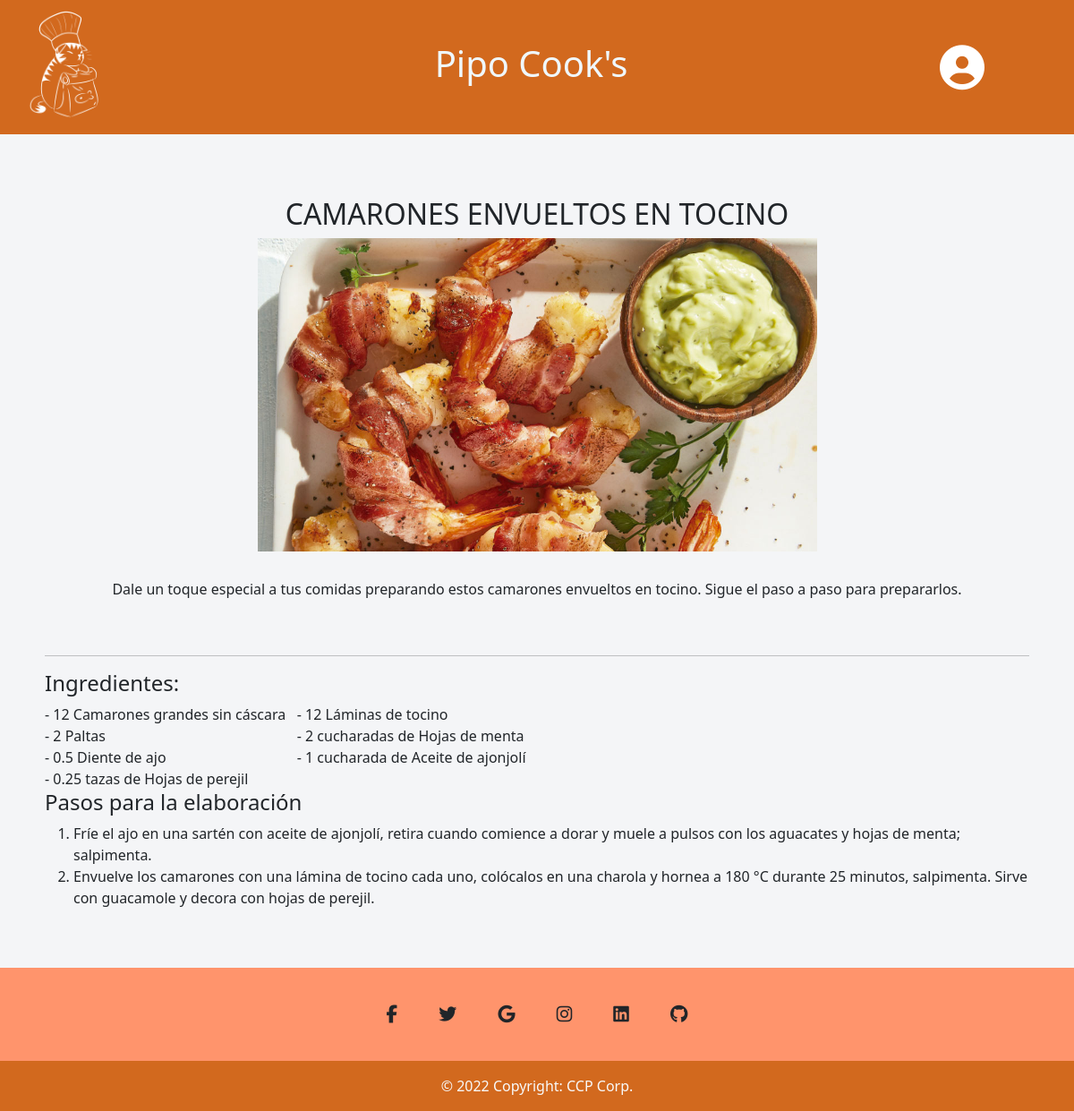
The page /pipocooks-PHP/templates/receta.php?idUsuario=1&idReceta=7 on the database its author committed.
### tables this page shows
CREATE TABLE `recetas` (
  `idReceta` int(11) NOT NULL,
  `nombre_receta` varchar(45) NOT NULL,
  `descripcion_receta` varchar(500) NOT NULL,
  `imagen_receta` varchar(100) NOT NULL
);

### pipocooks-PHP/templates/receta.php (the view, shortened to what this page needs)
<?php
$idUsuario = $_REQUEST["idUsuario"];
$idReceta = $_REQUEST["idReceta"];
$dbh = new PDO("mysql:host=$host;dbname=$dbname", $user, $pwd);
$consultaReceta = $dbh->prepare("select * from recetas where idReceta=" . $idReceta);
$consultaReceta->execute();
while($resultadoReceta = $consultaReceta->fetch(PDO::FETCH_ASSOC))
{
    $nombreReceta =  $resultadoReceta['nombre_receta'];
    $descripcionReceta =  $resultadoReceta['descripcion_receta'];
    $imagenReceta = $resultadoReceta['imagen_receta'];
}
$consultaIngredientes = $dbh->prepare("select * from ingredientes where idRecetaFK=" . $idReceta);
$consultaIngredientes->execute();
while($resultadoIngrediente = $consultaIngredientes->fetch(PDO::FETCH_ASSOC))
{
    $nombreIngrediente[] =  trim($resultadoIngrediente['nombre_ingrediente']);
    $cantidadIngrediente[] =  $resultadoIngrediente['cantidad'];
    $medidaIngrediente[] = $resultadoIngrediente['medida'];
}
$consultaPasos = $dbh->prepare("select * from pasos where idRecetaFK=" . $idReceta);
$consultaPasos->execute();
while($resultadoPasos = $consultaPasos->fetch(PDO::FETCH_ASSOC))
{
    $idPasos[] = $resultadoIngrediente['idIngrediente'];
    $descripcionPasos[] =  trim($resultadoPasos['descripcion_pasos']);
}
?>
<!DOCTYPE html>
<html lang="en">
<head>
    <link rel="stylesheet" href="../css/styles-index.css">
    <link rel="stylesheet" href="../css/styles-receta.css">
    <link href="https://cdn.jsdelivr.net/npm/bootstrap@5.1.3/dist/css/bootstrap.min.css" rel="stylesheet">
    <link href="https://cdn.jsdelivr.net/npm/bootstrap@5.2.1/dist/css/bootstrap.min.css" rel="stylesheet">
</head>
<body>
<header class="header">
        <img src="../img/logoTransparente.png" width="150px" alt="">
        <a href="../index.php?idUsuario=<?php echo $idUsuario; ?>" style="color: aliceblue !important; text-decoration: none !important;"><h1>Pipo Cook's</h1></a>
        <div class="dropdown" style="width: 163px;">
            <button class="btn" type="button" id="dropdownMenuButton1" data-bs-toggle="dropdown" aria-expanded="false" style="font-size: 50px; text-align: end;"><i style="color: white;" class="fa-solid fa-circle-user"></i>
            </button>
        </div>
    </header>
    <main class="main espaciado">
        <div class="headerReceta">
            <h2><?php
            echo $nombreReceta; ?></h2>
        </div>
        <div class="receta">
            <img src="../img/<?php echo $imagenReceta; ?>" alt="<?php echo $nombreReceta; ?>" height="350px">
            <p class="descripcion"><?php echo $descripcionReceta; ?></p>
        </div>
        <hr>
        <section class="ingredientes">
            <h4 style="grid-area: ingredientes;">Ingredientes:</h4>
            <?php
            for($i = 0; $i < sizeof($nombreIngrediente); $i++){
                        ?>
            <div>- <?php echo $cantidadIngrediente[$i];
            if($medidaIngrediente[$i] != "unidad"){
                echo " ", $medidaIngrediente[$i], " de ";
                }
                echo " ", $nombreIngrediente[$i];?></div>
            <?php } ?>
        </section>
        <section class="pasos">
            <h4>Pasos para la elaboración</h4>
            <ol style="font-size: 16px;">
            <?php
            for($i = 0; $i < sizeof($idPasos); $i++){
                ?>
                <li><?php echo $descripcionPasos[$i]; ?></li>
                <?php } ?>
            </ol>
        </section>
    </main>
    <footer class="text-center text-white" style="background-color: #ff946c;">
        <div class="container pt-4">
            <section class="mb-4">
                <a class="btn btn-link btn-floating btn-lg text-dark m-1" href="#!" role="button" data-mdb-ripple-color="dark"><i class="fab fa-facebook-f"></i></a>
                <a class="btn btn-link btn-floating btn-lg text-dark m-1" href="#!" role="button" data-mdb-ripple-color="dark"><i class="fab fa-twitter"></i></a>
                <a class="btn btn-link btn-floating btn-lg text-dark m-1" href="#!" role="button" data-mdb-ripple-color="dark"><i class="fab fa-google"></i></a>
                <a class="btn btn-link btn-floating btn-lg text-dark m-1" href="#!" role="button" data-mdb-ripple-color="dark"><i class="fab fa-instagram"></i></a>
                <a class="btn btn-link btn-floating btn-lg text-dark m-1" href="#!" role="button" data-mdb-ripple-color="dark"><i class="fab fa-linkedin"></i></a>
                <a class="btn btn-link btn-floating btn-lg text-dark m-1" href="#!" role="button" data-mdb-ripple-color="dark"><i class="fab fa-github"></i></a>
            </section>
        </div>
        <div class="text-center text-light p-3 footer" style="background-color: chocolate;">
            © 2022 Copyright: CCP Corp.
        </div>
    </footer>
</body>
</html>

### pipocooks-PHP/css/styles-index.css (style rules this page uses)
* { margin: 0; padding: 0; text-decoration: none; }
body { background-color: #f4f5f7 !important; }
:root { --color-fuente: hsl(27, 100%, 20%); }
.header { display: flex; justify-content: space-between; align-items: center; width: 100%; background-color:chocolate; margin-bottom: 20px; color: #f4f5f7; }
.main { height: 100vh; }
.fa-circle-user { color: var(--color-fuente); }
@media (max-width: 1280px) { .main { height: auto !important; } }

### pipocooks-PHP/css/styles-receta.css (style rules this page uses)
* { padding: 0; margin: 0; box-sizing: border-box; }
.espaciado { width: 100%; padding: 50px; margin: auto; }
.receta { display: grid; justify-items: center; }
.descripcion { padding: 30px 20px; }
.ingredientes { display: grid; grid-template-rows: auto auto; grid-template-areas: "ingredientes ingredientes"; width: 50%; }
.headerReceta { text-align: center; }

### rows shown on the page
recetas: nombre_receta "CAMARONES ENVUELTOS EN TOCINO", imagen_receta (picture), descripcion_receta "Dale un toque especial a tus comidas preparando estos camarones envueltos en tocino. Sigue el paso a paso para prepararlos."

### other values the page prints
$cantidadIngrediente[$i] "12"
$nombreIngrediente[$i] "Camarones grandes sin cáscara"
$nombreIngrediente[$i] "Láminas de tocino"
$cantidadIngrediente[$i] "2"
$nombreIngrediente[$i] "Paltas"
$medidaIngrediente[$i] "cucharadas"
$nombreIngrediente[$i] "Hojas de menta"
$cantidadIngrediente[$i] "0.5"
$nombreIngrediente[$i] "Diente de ajo"
$cantidadIngrediente[$i] "1"
$medidaIngrediente[$i] "cucharada"
$nombreIngrediente[$i] "Aceite de ajonjolí"
$cantidadIngrediente[$i] "0.25"
$medidaIngrediente[$i] "tazas"
$nombreIngrediente[$i] "Hojas de perejil"
